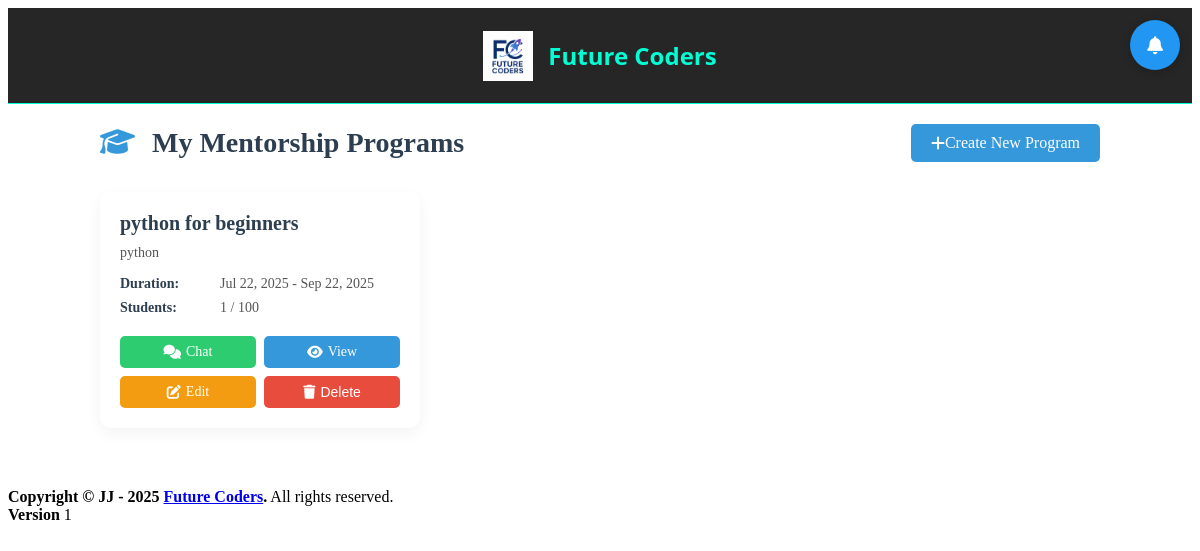
The page /future_coders/mentorship.php (signed in) on the database its author committed.
### tables this page shows
CREATE TABLE `mentorship` (
  `mentorship_id` int(11) NOT NULL,
  `mentor_id` int(11) NOT NULL,
  `mentee_id` int(11) DEFAULT NULL,
  `program_name` varchar(100) DEFAULT NULL,
  `topic` varchar(100) DEFAULT NULL,
  `description` text DEFAULT NULL,
  `status` enum('pending','active','rejected','completed') DEFAULT 'pending',
  `start_date` datetime DEFAULT NULL,
  `end_date` date DEFAULT NULL,
  `max_students` int(11) DEFAULT NULL
);

### future_coders/mentorship.php (the view, shortened to what this page needs)
<?php
include_once("config.php");
$mentor_id = $_SESSION['user_id'];
$programs_sql = "SELECT * FROM mentorship
                WHERE mentor_id = ? AND mentee_id IS NULL
                ORDER BY start_date DESC";
$programs_stmt = $conn->prepare($programs_sql);
$programs_stmt->bind_param("i", $mentor_id);
$programs_stmt->execute();
$programs = $programs_stmt->get_result();
?>
<!DOCTYPE html>
<html lang="en">
<head>
    <link rel="stylesheet" href="css/mentorship.css">
    <link rel="stylesheet" href="https://cdnjs.cloudflare.com/ajax/libs/font-awesome/6.4.0/css/all.min.css">
</head>
<body>
    <?php include_once("includes/header.php"); ?>
    <div class="mentorship-container">
        <div class="mentorship-header">
            <h1><i class="fas fa-graduation-cap"></i> My Mentorship Programs</h1>
            <a href="create_mentorship.php" class="btn-create">
                <i class="fas fa-plus"></i> Create New Program
            </a>
        </div>
        <div class="programs-section">
            <?php if ($programs->num_rows > 0): ?>
                <?php while ($program = $programs->fetch_assoc()): ?>
                    <div class="program-card">
                        <div class="program-header">
                            <h2><?php echo htmlspecialchars($program['program_name']); ?></h2>
                            <p><?php echo htmlspecialchars($program['description']); ?></p>
                        </div>
                        <div class="program-details">
                            <div class="detail-item">
                                <span class="detail-label">Duration:</span>
                                <span class="detail-value">
                                    <?php echo date('M j, Y', strtotime($program['start_date'])); ?> -
                                    <?php echo $program['end_date'] ? date('M j, Y', strtotime($program['end_date'])) : 'Ongoing'; ?>
                                </span>
                            </div>
                            <div class="detail-item">
                                <span class="detail-label">Students:</span>
                                <span class="detail-value">
                                    <?php
                                    $count_sql = "SELECT COUNT(*) FROM mentorship_requests WHERE program_id = ? AND status = 'accepted'";
                                    $count_stmt = $conn->prepare($count_sql);
                                    $count_stmt->bind_param("i", $program['mentorship_id']);
                                    $count_stmt->execute();
                                    $count = $count_stmt->get_result()->fetch_array()[0];
                                    echo $count;
                                    ?>
                                    <?php if ($program['max_students']): ?>
                                        / <?php echo $program['max_students']; ?>
                                    <?php endif; ?>
                                </span>
                            </div>
                        </div>
                        <div class="program-actions">
                            <a href="chat.php?program=<?php echo urlencode($program['program_name']); ?>" class="btn-chat">
                                <i class="fas fa-comments"></i> Chat
                            </a>
                            <a href="view_that.php?id=<?php echo $program['mentorship_id']; ?>" class="btn-view">
                                <i class="fas fa-eye"></i> View
                            </a>
                            <a href="edit_program.php?id=<?php echo $program['mentorship_id']; ?>" class="btn-edit">
                                <i class="fas fa-edit"></i> Edit
                            </a>
                            <button class="btn-delete" onclick="confirmDelete(<?php echo $program['mentorship_id']; ?>, '<?php echo htmlspecialchars($program['program_name']); ?>')">
                                <i class="fas fa-trash"></i> Delete
                            </button>
                        </div>
                    </div>
                <?php endwhile; ?>
            <?php endif; ?>
        </div>
    </div>
    <?php include_once("includes/footer.php"); ?>
</body>
</html>

### future_coders/css/mentorship.css (style rules this page uses)
.mentorship-container { max-width: 1000px; margin: 0 auto; padding: 20px; }
.mentorship-header { display: flex; justify-content: space-between; align-items: center; margin-bottom: 30px; }
.mentorship-header h1 { font-size: 28px; color: #2c3e50; margin: 0; }
.mentorship-header h1 i { margin-right: 10px; color: #3498db; }
.btn-create { display: inline-flex; align-items: center; padding: 10px 20px; background-color: #3498db; color: white; text-decoration: none; border-radius: 5px; font-weight: 500; transition: all 0.3s; }
.programs-section { display: grid; grid-template-columns: repeat(auto-fill, minmax(300px, 1fr)); gap: 20px; margin-bottom: 40px; }
.program-card { background: white; border-radius: 10px; box-shadow: 0 5px 15px rgba(0,0,0,0.05); padding: 20px; transition: transform 0.3s; }
.program-header h2 { margin: 0 0 10px; color: #2c3e50; font-size: 20px; }
.program-header p { color: #555; margin: 0 0 15px; font-size: 14px; }
.program-details { margin-bottom: 20px; }
.detail-item { display: flex; margin-bottom: 8px; font-size: 14px; }
.detail-label { font-weight: 600; color: #2c3e50; width: 100px; }
.detail-value { color: #555; }
.program-actions { display: flex; gap: 8px; margin-top: 15px; flex-wrap: wrap; }
.btn-chat, .btn-view, .btn-edit, .btn-delete { flex: 1; min-width: 80px; padding: 8px 12px; text-align: center; border-radius: 5px; color: white; text-decoration: none; font-size: 14px; transition: background-color 0.3s; border: none; cursor: pointer; display: flex; align-items: center; justify-content: center; gap: 5px; }
.btn-chat { background-color: #2ecc71; }
.btn-view { background-color: #3498db; }
.btn-edit { background-color: #f39c12; }
.btn-delete { background-color: #e74c3c; }

### rows shown on the page
mentorship: program_name "python for beginners", description "python", start_date "Jul 22, 2025", end_date "Sep 22, 2025", count "1", max_students "100"

### other values the page prints
Date("Y") "2025"
